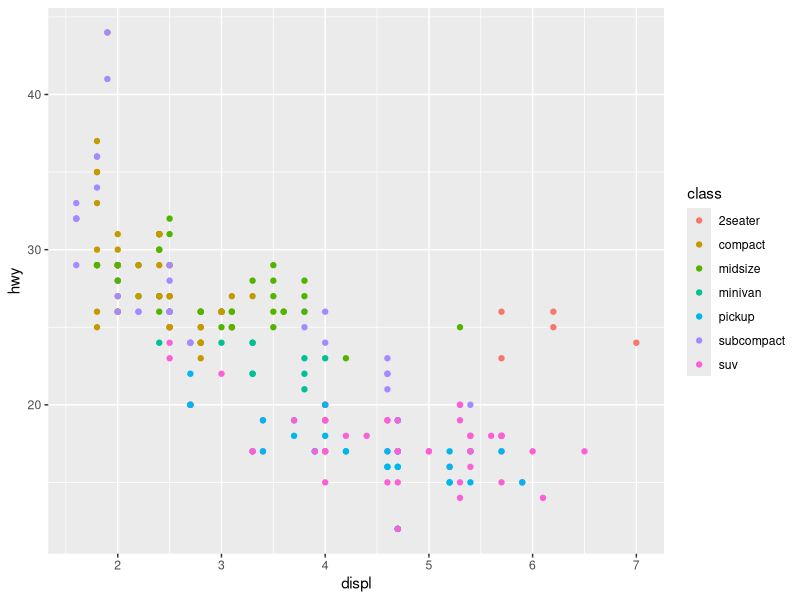
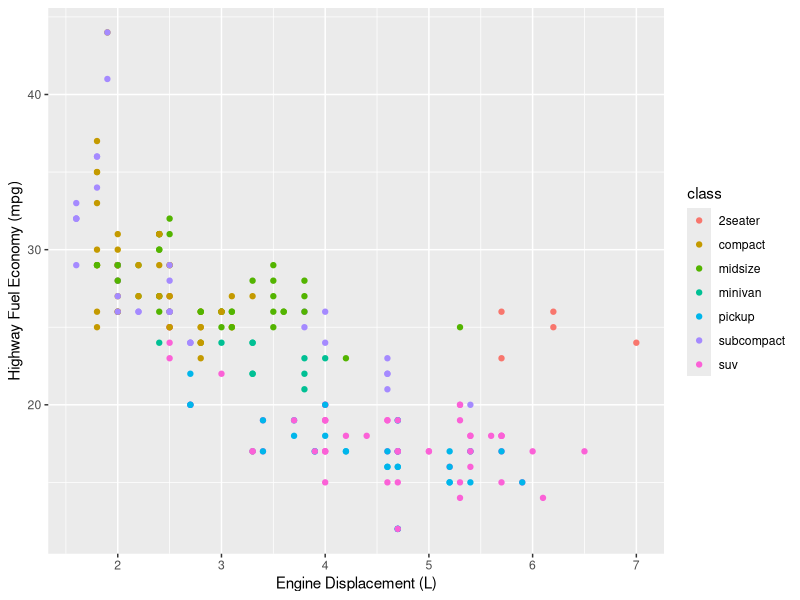
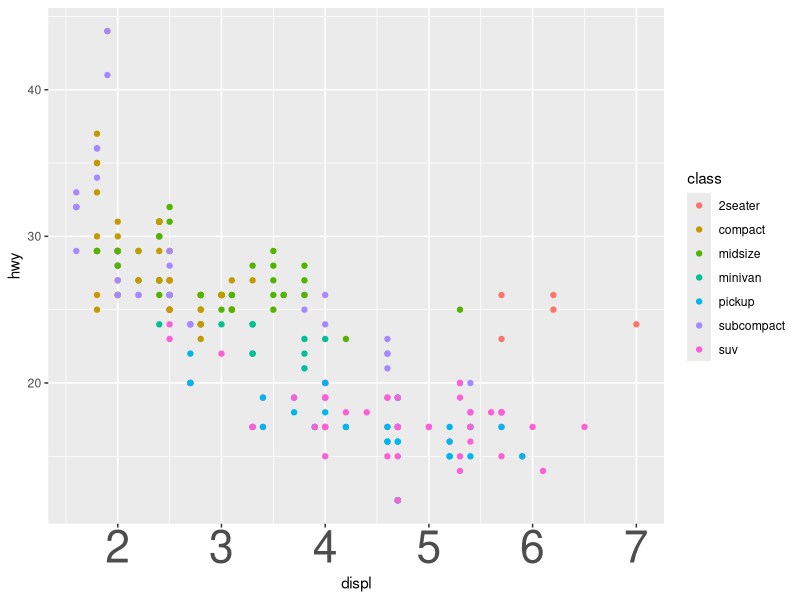

These charts were generated, in order, by the following R code:
## ---- chunk 1
library(tidyverse)
# knitr options
library(tidyverse)
knitr::opts_chunk$set(echo = TRUE)
## ---- chunk 2
mpg %>%
  ggplot(aes(displ, hwy, color = class)) +
  geom_point()
## ---- chunk 3
## NOTE: No need to edit; feel free to re-use this code!
theme_common <- function() {
  theme_minimal() %+replace%
  theme(
    axis.text.x = element_text(size = 12),
    axis.text.y = element_text(size = 12),
    axis.title.x = element_text(margin = margin(4, 4, 4, 4), size = 16),
    axis.title.y = element_text(margin = margin(4, 4, 4, 4), size = 16, angle = 90),

    legend.title = element_text(size = 16),
    legend.text = element_text(size = 12),

    strip.text.x = element_text(size = 12),
    strip.text.y = element_text(size = 12),

    panel.grid.major = element_line(color = "grey90"),
    panel.grid.minor = element_line(color = "grey90"),

    aspect.ratio = 4 / 4,

    plot.margin = unit(c(t = +0, b = +0, r = +0, l = +0), "cm"),
    plot.title = element_text(size = 18),
    plot.title.position = "plot",
    plot.subtitle = element_text(size = 16),
    plot.caption = element_text(size = 12)
  )
}
## ---- chunk 4
mpg %>%
  ggplot(aes(displ, hwy, color = class)) +
  geom_point() +
  labs(
    x = "Engine Displacement (L)",
    y = "Highway Fuel Economy (mpg)"
  )
## ---- chunk 5
mpg %>%
  ggplot(aes(displ, hwy, color = class)) +
  geom_point() +
  theme(
    axis.text.x = element_text(size = 32)
  )
